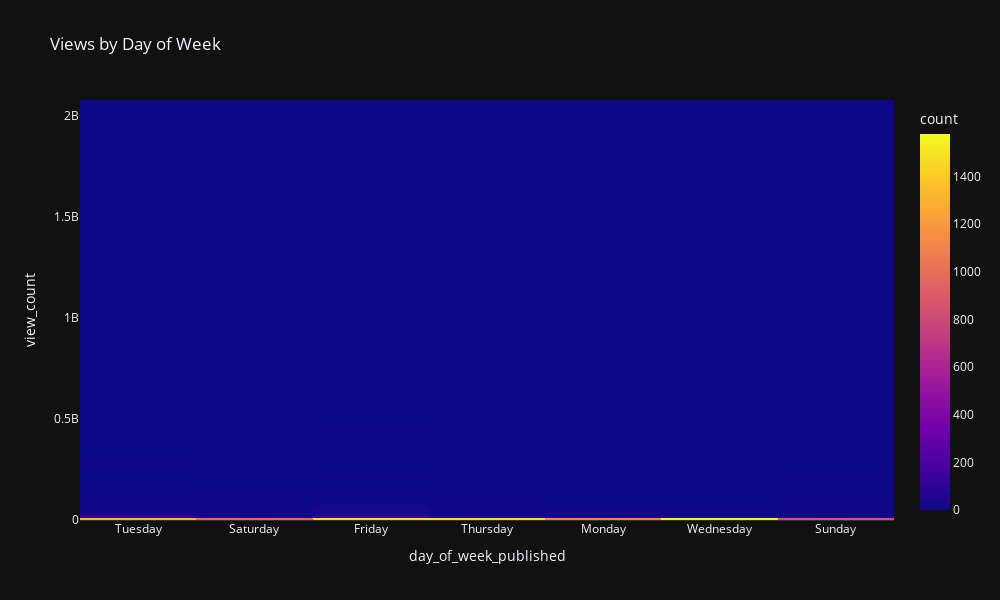

The code cell stored with this chart in its notebook:
### Code cell
# create a heatmap of views to day_of_week_published
fig7 = px.density_heatmap(mega_df2, x="day_of_week_published", y="view_count", title='Views by Day of Week', template=template, height=600, width=1000)
fig7.show()

### Figure 1 — Plotly figure (JSON) as saved in the notebook; plotly's stock layout.template omitted (floating-point values rounded to 4 significant figures; data arrays with more than 128 entries replaced by an {"elided": "..."} marker saying what was removed)
{"data": [{"coloraxis": "coloraxis", "hovertemplate": "day_of_week_published=%{x}<br>view_count=%{y}<br>count=%{z}<extra></extra>", "name": "", "type": "histogram2d", "x": {"elided": "9754 str values"}, "xaxis": "x", "xbingroup": "x", "y": {"elided": "9754 int values"}, "yaxis": "y", "ybingroup": "y"}], "layout": {"coloraxis": {"colorbar": {"title": {"text": "count"}}, "colorscale": [[0, "#0d0887"], [0.1111, "#46039f"], [0.2222, "#7201a8"], [0.3333, "#9c179e"], [0.4444, "#bd3786"], [0.5556, "#d8576b"], [0.6667, "#ed7953"], [0.7778, "#fb9f3a"], [0.8889, "#fdca26"], [1, "#f0f921"]]}, "height": 600, "legend": {"tracegroupgap": 0}, "title": {"text": "Views by Day of Week"}, "width": 1000, "xaxis": {"anchor": "y", "domain": [0, 1], "title": {"text": "day_of_week_published"}}, "yaxis": {"anchor": "x", "domain": [0, 1], "title": {"text": "view_count"}}}}
